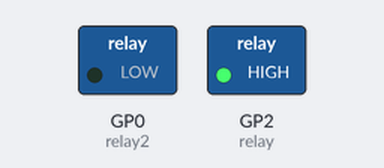
This program was run on a simulated Raspberry Pi Pico running MicroPython. Shown: switched loads named in the program (green lamp = pin HIGH). At 9.0 s the program stops and its outputs stay as they are.

Above: at 0.1 s.
At 6.1 s:
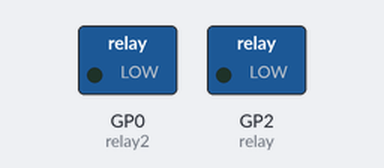
At 9.1 s:
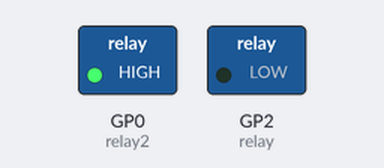
Timing chart, 0 to 10.5 s (numbered marks = the images above):
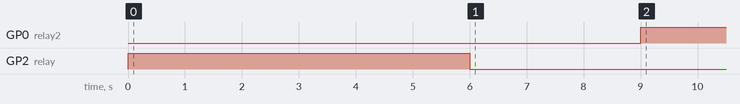

Measured:
- by itself, GP0 (relay2): LOW → HIGH at 9.0 s
- by itself, GP2 (relay): LOW → HIGH at 0.00 s, → LOW 6.0 s later

The program:

Relay_code.py
```python
# Simple Relay code for 2 Channel DC 5V Relay Module

import utime
from machine import Pin

relay = Pin(2, Pin.OUT)
relay2= Pin(0, Pin.OUT)

relay.high()
utime.sleep(3)
relay2.low()
utime.sleep(3)
relay.low()
utime.sleep(3)
relay2.high()
```
